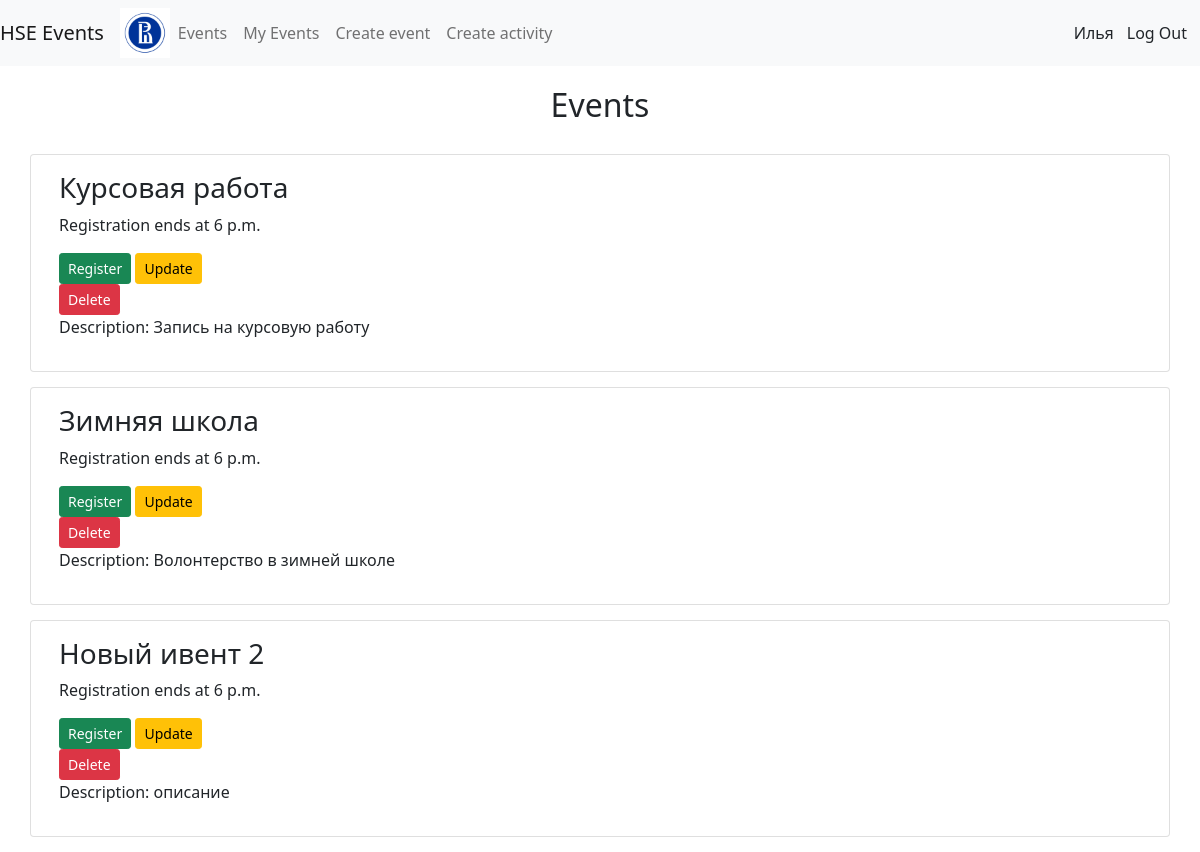
The app's page / (signed in) with its own data.
### events/models.py (models this page shows, shortened)
class Event(models.Model):
    name = models.CharField(max_length=50, null=True)
    start_time = models.TimeField()
    end_time = models.TimeField()
    about = models.CharField(max_length=500, null=True)

### events/views.py (the view)
# urls.py: path('', views.student, name="events"),
@login_required(login_url='login')
def student(request):
    events = Event.objects.all()
    content = {'events': events}
    return render(request, 'events/student.html', content)

### events/templates/events/student.html
{% extends 'events/main.html' %}
{% block content %}
    <h2 class="title">Events</h2>
    <div class="container">
        {% for event in events %}
        <div class="row event card card-body">
            <div class="col">
                <div class="col-sm">
                    <h3>{{ event.name }}</h3>
                </div>
                <div class="col-sm">
                    <p>Registration ends at {{ event.end_time }}</p>
                </div>
                <div class="row buttons">
                    <div class="col-sm">
                        <a class="btn btn-sm btn-success" href="{% url 'event' event.id %}">Register</a>
                        <a class="btn btn-sm btn-warning" href="{% url 'update_event' event.id %}">Update</a>
                        <a class="btn btn-sm btn-danger" href="{% url 'delete_event' event.id %}">Delete</a>
                    </div>
                </div>
            </div>
            <div class="row">
                <p>Description: {{ event.about }}</p>
            </div>
        </div>
        {% endfor %}
    </div>
{% endblock %}

### events/templates/events/navbar.html (shortened to what this page needs)
{% load static %}
<nav class="navbar navbar-expand-lg navbar-light bg-light">
  <a class="navbar-brand" href="#">HSE Events</a>
  <img class="hseimage" src="{% static 'images/hse.png' %}" width="50">
  <div class="collapse navbar-collapse" id="navbarNav">
    <ul class="navbar-nav">
      <li class="nav-item active">
        <a class="nav-link" href="/">Events</a>
      </li>
      <li class="nav-item">
        <a class="nav-link" href="/myevents">My Events</a>
      </li>
      <li class="nav-item">
        <a class="nav-link" href="/create_event">Create event</a>
      </li>
      <li class="nav-item">
        <a class="nav-link" href="/create_activity">Create activity</a>
      </li>
    </ul>
  </div>
  <span>
    {{ request.user.first_name }}
  </span>
  <span>
    <a class="btn" href="{% url 'logout' %}">Log Out</a>
  </span>
</nav>

### static/css/main.css (style rules this page uses)
.event { border: 1px solid black; margin-bottom: 15px }
.title { text-align: center; margin-top: 20px; margin-bottom: 30px }
.buttons { position: relative; width: 20% }

### records on screen
Event: name "Курсовая работа", end_time "6 p.m.", about "Запись на курсовую работу"
Event: name "Зимняя школа", end_time "6 p.m.", about "Волонтерство в зимней школе"
Event: name "Новый ивент 2", end_time "6 p.m.", about "описание"

### other values on screen
{{ request.user.first_name }} "Илья"
